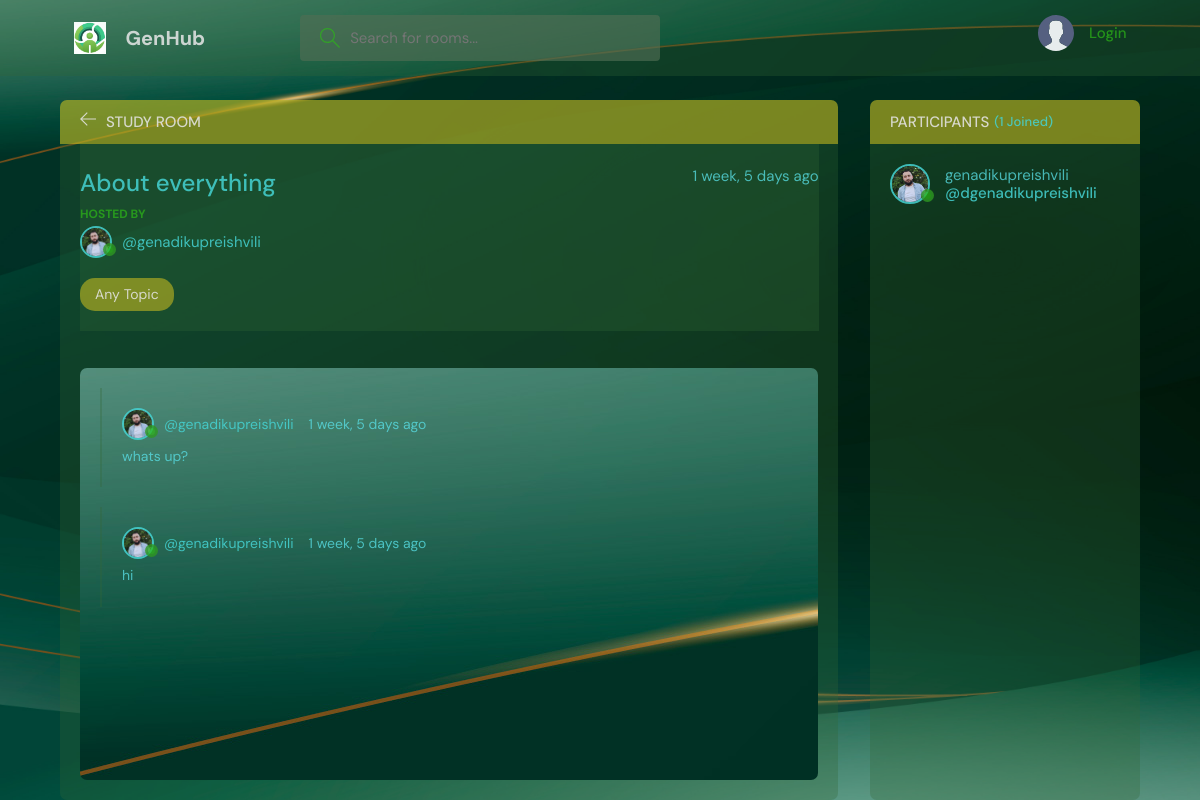
Page /room/6/ on the committed database.
### base/models.py (models this page shows, shortened)
class Room(models.Model):
    host = models.ForeignKey(User , on_delete = models.SET_NULL, null = True)
    topic = models.ForeignKey(Topic, on_delete = models.SET_NULL, null = True)
    name = models.CharField(max_length = 200)
    description = models.TextField(null = True, blank = True)
    participants = models.ManyToManyField(User, related_name='participants', blank=True)
    updated = models.DateTimeField(auto_now = True)
    created  = models.DateTimeField(auto_now_add = True)
    class Meta:
        ordering = ['-updated', '-created']

class User(AbstractUser):
    name = models.CharField(max_length=200, null=True)
    email = models.EmailField(unique=True, null=True)
    bio = models.TextField(null=True)
    avatar = models.ImageField(null=True, default="avatar.svg")
    USERNAME_FIELD = 'email'
    REQUIRED_FIELDS = []

class Topic(models.Model):
    name = models.CharField(max_length = 200)
    def __str__(self):
        return self.name

class Message(models.Model):
    user = models.ForeignKey(User, on_delete = models.CASCADE )
    room = models.ForeignKey(Room, on_delete = models.CASCADE )
    body = models.TextField()
    updated = models.DateTimeField(auto_now = True)
    created  = models.DateTimeField(auto_now_add = True)
    class Meta:
        ordering = ['-updated', '-created']

### base/views.py (the view, shortened to what this page needs)
# urls.py: path('room/<str:pk>/', views.room, name = "room"),
def room(request, pk):
    room = Room.objects.get(id = pk)
    room_messages = room.message_set.all()
    participants =  room.participants.all()
    context = {'room':room, "room_messages":room_messages, 'participants':participants,}
    return render(request, "base/room.html", context)

### base/templates/base/room.html (shortened to what this page needs)
{% extends 'main.html' %}
{% block content %}
    <main class="profile-page layout layout--2">
      <div class="container">
        <div class="room">
          <div class="room__top">
            <div class="room__topLeft">
              <a href="{% url 'home' %}">
                <svg version="1.1" xmlns="http://www.w3.org/2000/svg" width="32" height="32" viewBox="0 0 32 32">
                  <title>arrow-left</title>
                  <path
                    d="M13.723 2.286l-13.723 13.714 13.719 13.714 1.616-1.611-10.96-10.96h27.625v-2.286h-27.625l10.965-10.965-1.616-1.607z"
                  ></path>
                </svg>
              </a>
              <h3>Study Room</h3>
            </div>
          </div>
          <div class="room__box scroll">
            <div class="room__header scroll">
              <div class="room__info">
                <h3>{{room.name}} </h3>
                <span>{{room.created|timesince}} ago</span>
              </div>
              <div class="room__hosted">
                <p>Hosted By</p>
                <a href="{% url 'user-profile' room.host.id %}" class="room__author">
                  <div class="avatar avatar--small">
                    <img src="{{room.host.avatar.url}}" />
                  </div>
                  <span>@{{room.host.username}} </span>
                </a>
              </div>
              <span class="room__topics">{{room.topic}}</span>
            </div>
            <div class="room__conversation">
              <div class="threads scroll">
                {% for message in room_messages %}
                <div class="thread">
                  <div class="thread__top">
                    <div class="thread__author">
                      <a href="{% url 'user-profile' message.user.id %}" class="thread__authorInfo">
                        <div class="avatar avatar--small">
                          <img src="{{message.user.avatar.url}}" />
                        </div>
                        <span>@{{message.user.username}}</span>
                      </a>
                      <span class="thread__date">{{message.created|timesince}} ago</span>
                    </div>
                  </div>
                  <div class="thread__details">
                   {{message.body}}
                  </div>
                </div>
                {% endfor %}
              </div>
            </div>
          </div>
        </div>
        <div class="participants">
          <h3 class="participants__top">Participants <span>({{participants.count}} Joined)</span></h3>
          <div class="participants__list scroll">
            {% for user in participants %}
            <a href="{% url 'user-profile' user.id %}" class="participant">
              <div class="avatar avatar--medium">
                <img src="{{room.host.avatar.url}}" />
              </div>
              <p>
                {{user.username}}
                <span>@d{{user.username}}</span>
              </p>
            </a>
            {% endfor %}
          </div>
        </div>
      </div>
    </main>
    {% endblock content %}

### rows in the picture
Room: name "About everything", created "1 week, 5 days", host.avatar (picture), host.username "genadikupreishvili", topic "Any Topic"
Message: user.avatar (picture), user.username "genadikupreishvili", created "1 week, 5 days", body "whats up?"
Message: user.avatar (picture), user.username "genadikupreishvili", created "1 week, 5 days", body "hi"
User: host.avatar (picture), username "genadikupreishvili"

### other values in the picture
{{ participants.count }} "1"
